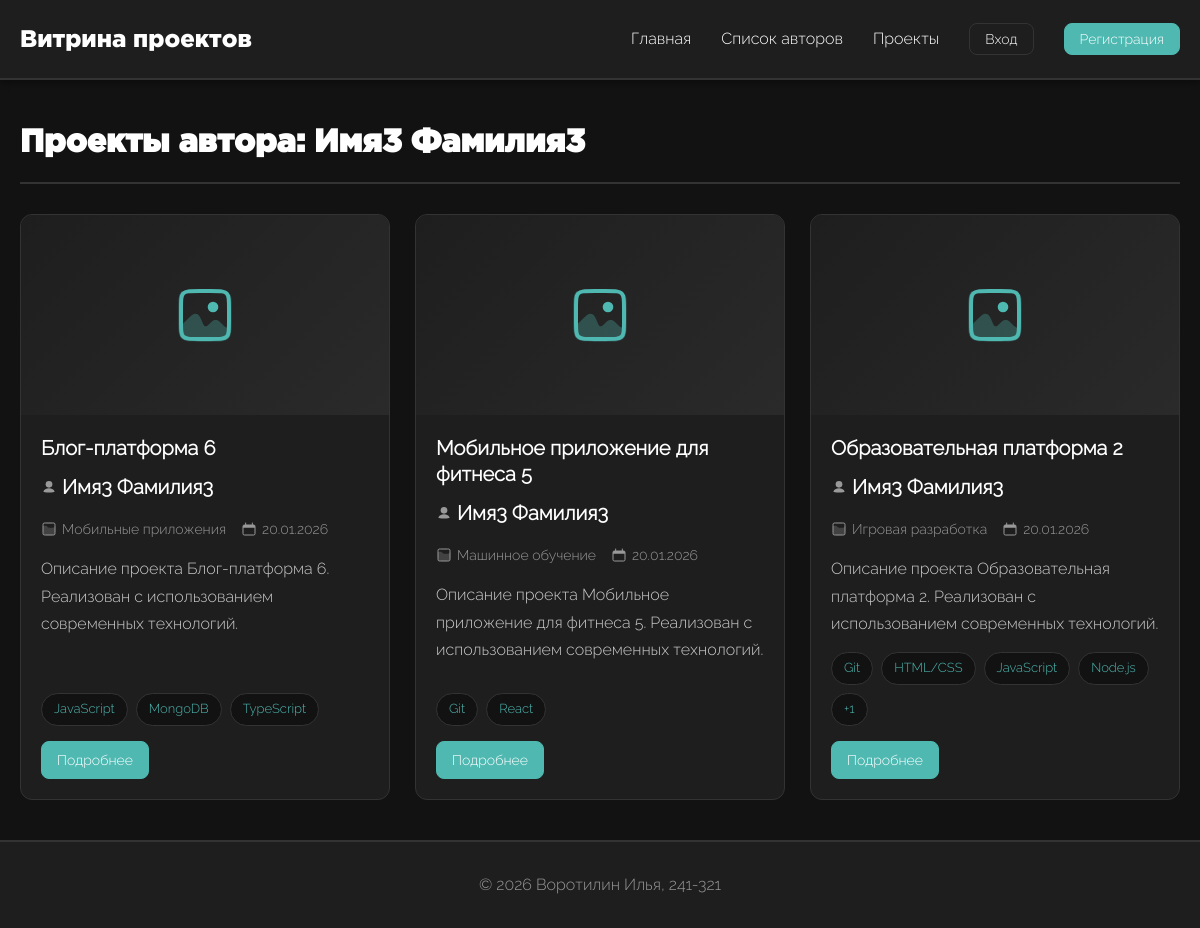
The app's page /authors/3/projects/ with its own data.
### portfolio/models.py (models this page shows, shortened)
class User(AbstractUser):
    ROLE_CHOICES = [
        ('student', 'Студент'),
        ('teacher', 'Преподаватель'),
        ('admin', 'Администратор'),
    ]
    role = models.CharField(
        max_length=20,
        choices=ROLE_CHOICES,
        default='student',
        verbose_name='Роль'
    )
    photo = models.ImageField(
        upload_to='users/photos/%Y/%m/%d/',
        null=True,
        blank=True,
        verbose_name='Фотография профиля',
        validators=[FileExtensionValidator(allowed_extensions=['jpg', 'jpeg', 'png'])]
    )
    class Meta:
        verbose_name = 'Пользователь'
        verbose_name_plural = 'Пользователи'
        ordering = ['-date_joined']

class Project(models.Model):
    user = models.ForeignKey(
        User,
        on_delete=models.CASCADE,
        related_name='projects',
        verbose_name='Автор проекта'
    )
    category = models.ForeignKey(
        Category,
        on_delete=models.SET_NULL,
        null=True,
        blank=True,
        related_name='projects',
        verbose_name='Категория'
    )
    title = models.CharField(
        max_length=255,
        verbose_name='Название проекта'
    )
    description = models.TextField(
        blank=True,
        verbose_name='Описание проекта'
    )
    cover_image = models.ImageField(
        upload_to='projects/covers/%Y/%m/%d/',
        null=True,
        blank=True,
        verbose_name='Обложка проекта',
        validators=[FileExtensionValidator(allowed_extensions=['jpg', 'jpeg', 'png'])]
    )
    skills = models.ManyToManyField(
        Skill,
        through='ProjectSkill',
        related_name='projects',
        verbose_name='Навыки'
    )
    created_at = models.DateTimeField(
        auto_now_add=True,
        verbose_name='Дата создания'
    )
    updated_at = models.DateTimeField(
        auto_now=True,
        verbose_name='Дата изменения'
    )
    history = HistoricalRecords()
    class Meta:
        verbose_name = 'Проект'
        verbose_name_plural = 'Проекты'
        ordering = ['-created_at']
        indexes = [
            models.Index(fields=['-created_at']),
            models.Index(fields=['user', '-created_at']),
        ]
    def get_skills_count(self):
        return self.skills.count()
    get_skills_count.short_description = 'Количество навыков'

class Category(models.Model):
    name = models.CharField(
        max_length=100,
        unique=True,
        verbose_name='Название категории'
    )
    created_at = models.DateTimeField(
        auto_now_add=True,
        verbose_name='Дата создания'
    )
    created_by = models.ForeignKey(
        User,
        on_delete=models.SET_NULL,
        null=True,
        blank=True,
        related_name='created_categories',
        verbose_name='Создал'
    )
    class Meta:
        verbose_name = 'Категория проекта'
        verbose_name_plural = 'Категории проектов'
        ordering = ['name']

class Skill(models.Model):
    name = models.CharField(
        max_length=100,
        unique=True,
        verbose_name='Название навыка'
    )
    created_at = models.DateTimeField(
        auto_now_add=True,
        verbose_name='Дата создания'
    )
    created_by = models.ForeignKey(
        User,
        on_delete=models.SET_NULL,
        null=True,
        blank=True,
        related_name='created_skills',
        verbose_name='Создал'
    )
    class Meta:
        verbose_name = 'Навык'
        verbose_name_plural = 'Навыки'
        ordering = ['name']

### portfolio/views.py (the view)
class AuthorProjectListView(ListView):
    model = Project
    template_name = 'portfolio/project_list.html'
    context_object_name = 'projects'
    def get_queryset(self) -> QuerySet:
        author_id = self.kwargs.get('author_id')
        return (
            Project.objects
            .filter(user_id=author_id)
            .select_related('user', 'category')
            .prefetch_related('skills')
            .order_by('-created_at')
        )
    def get_context_data(self, **kwargs) -> dict:
        context = super().get_context_data(**kwargs)
        author_id = self.kwargs.get('author_id')
        context['events'] = Event.objects.filter(user_id=author_id).order_by('-created_at')
        context['is_author_page'] = True
        context['author'] = context['projects'][0].user if context['projects'] else None
        return context

### portfolio/templates/portfolio/project_list.html (shortened to what this page needs)
{% extends 'portfolio/base.html' %}
{% block content %}
<div class="page-header">
    <h1>
    {% if is_author_page %}
        Проекты автора: {{ author.get_full_name }}
    {% else %}
        Все проекты
    {% endif %}
    </h1>
</div>
{% if projects %}
    <div class="projects-grid">
        {% for project in projects %}
        <div class="project-card">
            {% if project.cover_image %}
                <img src="{{ project.cover_image.url }}" alt="{{ project.title }}" class="project-image">
            {% else %}
                <div class="project-image" style="display: flex; align-items: center; justify-content: center; background: linear-gradient(135deg, #1e1e1e 0%, #2a2a2a 100%);">
                </div>
            {% endif %}
            <div class="project-content">
                <h2 class="project-title">
                    <a href="{% url 'portfolio:project_detail' project.pk %}">{{ project.title }}</a>
                </h2>
                <div class="project-meta">
                    <span>
                        <a href="{% url 'portfolio:author_projects' project.user.id %}">{{ project.user.get_full_name }}</a>
                    </span>
                    <span>
                        {{ project.category.name }}
                    </span>
                    <span>
                        {{ project.created_at|date:"d.m.Y" }}
                    </span>
                </div>
                <p class="project-description">
                    {{ project.description|truncatewords:20 }}
                </p>
                {% if project.skills.all %}
                <div class="skills-list">
                    {% for skill in project.skills.all|slice:":4" %}
                        <span class="skill-tag">{{ skill.name }}</span>
                    {% endfor %}
                    {% if project.skills.all|length > 4 %}
                        <span class="skill-tag">+{{ project.skills.all|length|add:"-4" }}</span>
                    {% endif %}
                </div>
                {% endif %}
                <div class="actions">
                    <a href="{% url 'portfolio:project_detail' project.pk %}" class="btn btn-small">Подробнее</a>
                </div>
            </div>
        </div>
        {% endfor %}
    </div>
{% else %}
    <div class="empty-state">
        <h2>Проектов пока нет</h2>
    </div>
{% endif %}
{% endblock %}

### portfolio/static/portfolio/css/style.css (style rules this page uses)
:root { --background-color: #121212; --default-color: #ffffff; --accent-color: #4eb8b1; --card-background: #1e1e1e; --border-color: #333333; --error-color: #cc4444; --success-color: #22aa55; font-size: 62.5%; }
* { box-sizing: border-box; margin: 0; padding: 0; }
body { font-family: "Raleway", sans-serif; background-color: var(--background-color); color: var(--default-color); font-size: 1.6rem; line-height: 1.6; min-height: 100vh; display: flex; flex-direction: column; }
h1, h2, h3, h4, h5, h6 { font-family: "Gotham", sans-serif; font-weight: 600; line-height: 1.3; margin-bottom: 1.5rem; color: var(--default-color); }
h1 { font-size: 3.2rem; }
h2 { font-size: 2.4rem; }
a { font-family: "Raleway", sans-serif; font-weight: 600; font-size: 2rem; color: var(--default-color); text-decoration: none; transition: color 0.4s ease; }
.projects-grid { display: grid; grid-template-columns: repeat(auto-fill, minmax(350px, 1fr)); gap: 2.5rem; margin-top: 3rem; }
.project-card { background-color: var(--card-background); border: 1px solid var(--border-color); border-radius: 12px; overflow: hidden; display: flex; flex-direction: column; }
.project-image { width: 100%; height: 200px; object-fit: cover; background-color: var(--background-color); }
.project-content { padding: 2rem; flex: 1; display: flex; flex-direction: column; }
.project-title { font-size: 2rem; margin-bottom: 1rem; color: var(--default-color); }
.project-meta { display: flex; gap: 1.5rem; flex-wrap: wrap; margin-bottom: 1.5rem; font-size: 1.4rem; color: #999; }
.project-meta span { display: flex; align-items: center; gap: 0.5rem; }
.project-description { color: #ccc; margin-bottom: 1.5rem; flex: 1; line-height: 1.7; }
.skills-list { display: flex; flex-wrap: wrap; gap: 0.8rem; margin-bottom: 1.5rem; }
.skill-tag { background-color: var(--background-color); border: 1px solid var(--border-color); padding: 0.5rem 1.2rem; border-radius: 20px; font-size: 1.3rem; color: var(--accent-color); transition: all 0.3s ease; }
.actions { display: flex; gap: 1rem; margin-top: auto; }
.btn { background-color: var(--accent-color); color: var(--default-color); border: 1px solid var(--accent-color); padding: 1rem 2rem; border-radius: 8px; font-size: 1.4rem; font-family: "Raleway", sans-serif; font-weight: 400; cursor: pointer; transition: all 0.3s ease; text-decoration: none; display: inline-flex; align-items: center; justify-content: center; gap: 0.5rem; }
.btn-small { padding: 0.7rem 1.5rem; font-size: 1.4rem; }
.page-header { display: flex; justify-content: space-between; align-items: center; margin-bottom: 3rem; padding-bottom: 2rem; border-bottom: 2px solid var(--border-color); }
.page-header h1 { margin-bottom: 0; }

### records on screen
User: get_full_name "Имя3 Фамилия3"
Project: title "Блог-платформа 6", user.get_full_name "Имя3 Фамилия3", category.name "Мобильные приложения", created_at "20.01.2026", description "Описание проекта Блог-платформа 6. Реализован с использованием современных технологий."
Skill: name "JavaScript"
Skill: name "MongoDB"
Skill: name "TypeScript"
Project: title "Мобильное приложение для фитнеса 5", user.get_full_name "Имя3 Фамилия3", category.name "Машинное обучение", created_at "20.01.2026", description "Описание проекта Мобильное приложение для фитнеса 5. Реализован с использованием современных технологий."
Skill: name "Git"
Skill: name "React"
Project: title "Образовательная платформа 2", user.get_full_name "Имя3 Фамилия3", category.name "Игровая разработка", created_at "20.01.2026", description "Описание проекта Образовательная платформа 2. Реализован с использованием современных технологий.", skills.all|length "1"
Skill: name "HTML/CSS"
Skill: name "Node.js"
